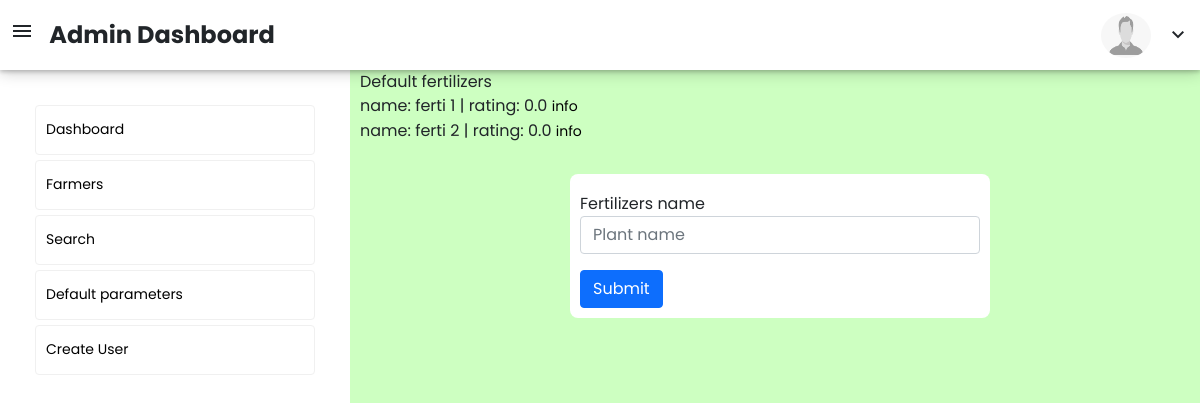
Page /add_default_fertilizer on the earlier database version.
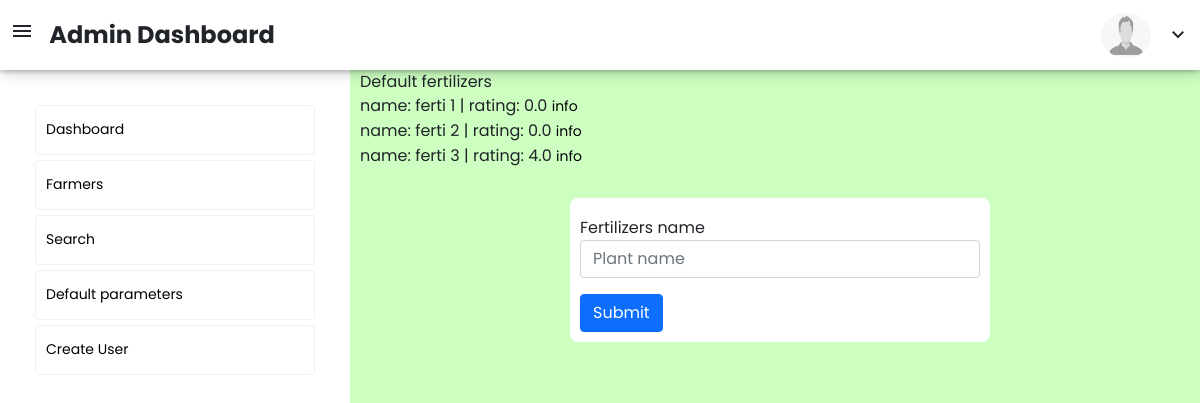
Same page on the later database version.
### adminaccess/models.py (models this page shows)
class Default_fertilizer(models.Model):
    fertilizer_name = models.CharField(max_length=50)
    total_review = models.IntegerField(default=0)
    number_of_reviews = models.IntegerField(default=0)
    avarage_review = models.FloatField(default=0.0)
    def __str__(self):
        return self.fertilizer_name

### adminaccess/views.py (the view)
# urls.py: path('add_default_fertilizer', views.add_default_fertilizer, name="add_default_fertilizer"),
def add_default_fertilizer(request):
    default_fertilizer = Default_fertilizer.objects.all()
    if request.method == 'POST':
        form = Default_fertilizer_Form(request.POST)
        if form.is_valid():
            form.save()
            return redirect('add_default_fertilizer')
    data = {
        'default_fertilizer' : default_fertilizer
    }
    return render(request, 'Default_parameters/default_fertilizer.html',data)

### templates/Default_parameters/default_fertilizer.html (shortened to what this page needs)
{% extends 'dashboard/basic.html' %}
{% block body %}
{% load static %}
Default fertilizers
<div>
    {% for fer in default_fertilizer %}
    <span>name: {{fer}} | rating: {{fer.avarage_review}}</span>
    <a href="{% url 'fertilizer_stats' fertilizer_name=fer.fertilizer_name%}">info</a><br>
    {% endfor %}
</div>
<div class="container create_user_form">
    <form method="post" id="loginid" >
        <div class="form-group mt-2">
            <label>Fertilizers name</label>
            <input type="text" class="form-control"  name="fertilizer_name"  placeholder="Plant name" >
        </div>
        <button type="submit" class="btn btn-primary mt-3">Submit</button>
    </form>
</div>
{% endblock %}

Differences in the rows shown:
added Default_fertilizer: fertilizer_name "ferti 3", avarage_review "4.0"
